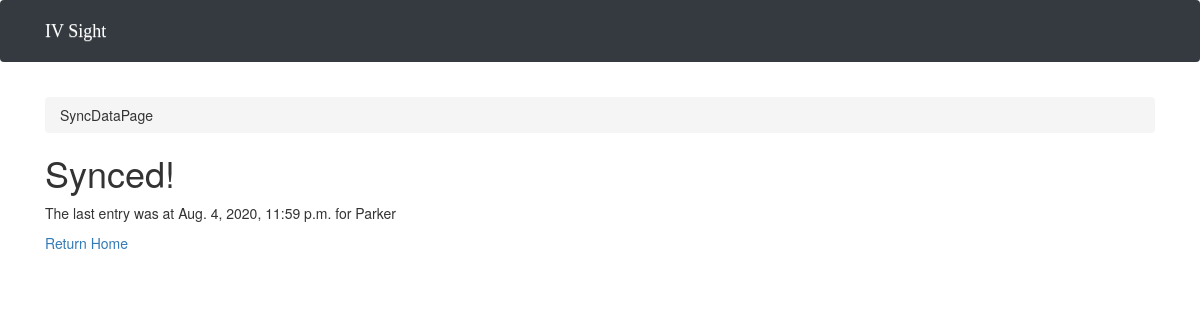
Before: /sync/success/Parker/ with the older database file.
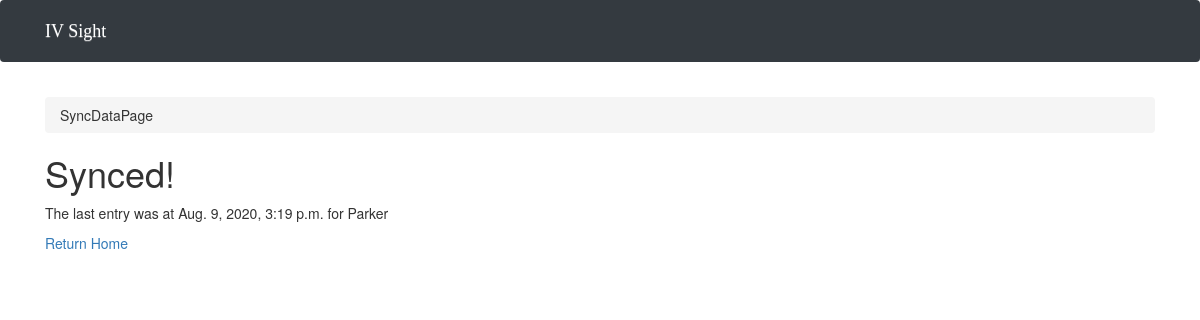
After: the same page with the newer database file.
### datavis/models.py (models this page shows, shortened)
class Syncing(models.Model):
    student_name = models.ForeignKey(Student, max_length=30, related_name= 'syncing', on_delete=models.CASCADE)
    recent_synctime = models.DateTimeField()
    sync_date = models.CharField(max_length=30)#Choices are today, yesterday, or %Y-%m-%d

### datavis/views.py (the view)
# urls.py: path('sync/success/<str:name>/', SyncSuccess.as_view(), name ='syncsuccess'),
class SyncSuccess(View):
    def get(self, request, *args, **kwargs):
        name = self.kwargs['name']
        studentobj, dne = Student.returnObject(name)
        if 'DNE' in dne:
            raise Http404("Student does not exist")
        synctime = Syncing.objects.filter(student_name=studentobj).latest('recent_synctime')
        synctime = synctime.recent_synctime
        return render(request, 'syncsuccess.html', {'synctime': synctime, 'name': name})

### datavis/models.py (called while the page is built)
    @staticmethod
    def returnObject(str):
        try:
            stud = Student.objects.get(student_name=str)
            dne = ''
        except Student.DoesNotExist:
            dne = 'DNE'
        return stud, dne

### templates/syncsuccess.html
{% extends 'base.html' %}
{%block breadcrumb %}
<li class="breadcrumb-item">SyncDataPage</li>
{%endblock%}
{% block content %}
<h1>Synced!</h1>
<p>The last entry was at {{ synctime }} for {{ name }}</p>
<a href="{% url 'home' %}">Return Home</a>
{% endblock %}

Changed rows visible on the page:
no longer on this page (row unchanged): Syncing: recent_synctime "Aug. 4, 2020, 11:59 p.m."
added Syncing: recent_synctime "Aug. 9, 2020, 3:19 p.m."
